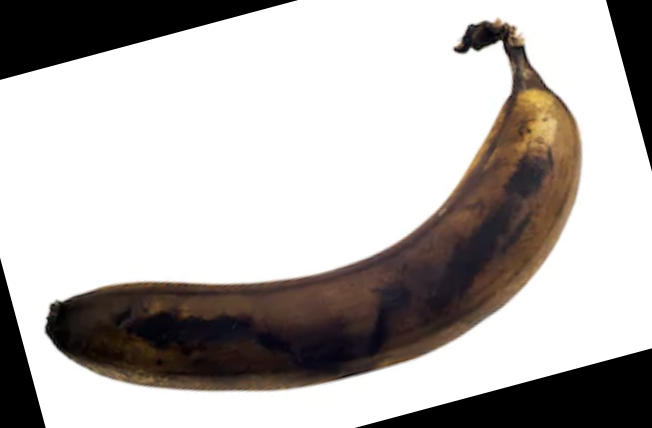
#> input picture train/train (1).png, 652 x 428 px
$ python bananaclassification_kmeans.py
#> lines starting #> are read from the running program, lines starting #| are printed output that depends on the picture
# -*- coding: utf-8 -*-
"""
Created on Thu May 31 20:32:58 2020

@author: irzar
"""

# importing the library needed
import numpy as np
import cv2 as cv
import matplotlib.pyplot as plt
from skimage.feature import local_binary_pattern
from sklearn.naive_bayes import MultinomialNB

# settings for LBP
radius = 2
n_points = 8 * radius
METHOD = 'uniform'
plt.rcParams['font.size'] = 9

# read train data for class 1 = rotten
dtr1 = local_binary_pattern(cv.imread('train/train (1).png', cv.IMREAD_GRAYSCALE), n_points, radius, METHOD)
#> dtr1: shape (428, 652) float64; min 0, max 17, mean 14.03
dtr2 = local_binary_pattern(cv.imread('train/train (2).png', cv.IMREAD_GRAYSCALE), n_points, radius, METHOD)
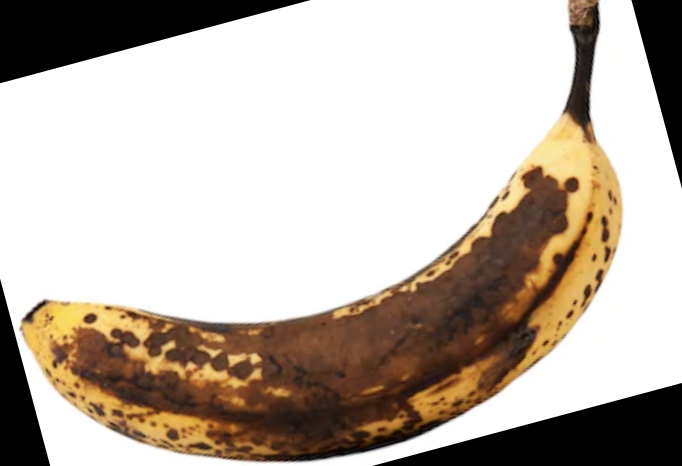
#> input picture train/train (2).png, 682 x 466 px
#> dtr2: shape (466, 682) float64; min 0, max 17, mean 13.7
dtr3 = local_binary_pattern(cv.imread('train/train (3).png', cv.IMREAD_GRAYSCALE), n_points, radius, METHOD)
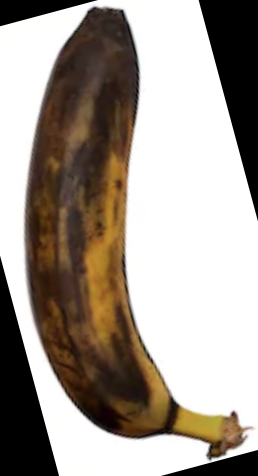
#> input picture train/train (3).png, 258 x 476 px
#> dtr3: shape (476, 258) float64; min 0, max 17, mean 12.99
dtr4 = local_binary_pattern(cv.imread('train/train (4).png', cv.IMREAD_GRAYSCALE), n_points, radius, METHOD)
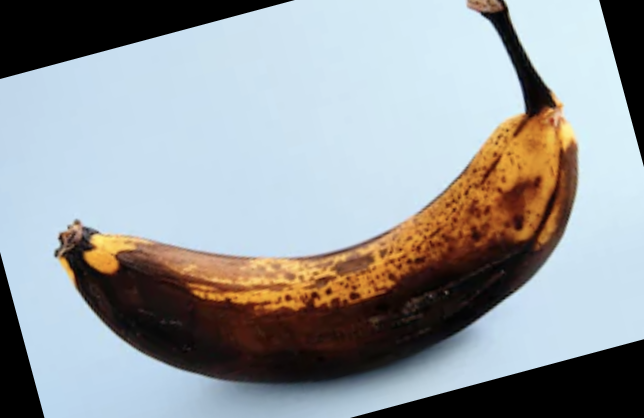
#> input picture train/train (4).png, 644 x 418 px
#> dtr4: shape (418, 644) float64; min 0, max 17, mean 13.1
dtr5 = local_binary_pattern(cv.imread('train/train (5).png', cv.IMREAD_GRAYSCALE), n_points, radius, METHOD)
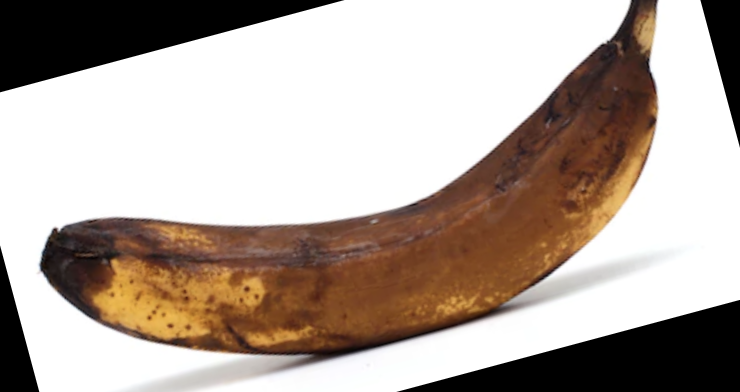
#> input picture train/train (5).png, 740 x 392 px
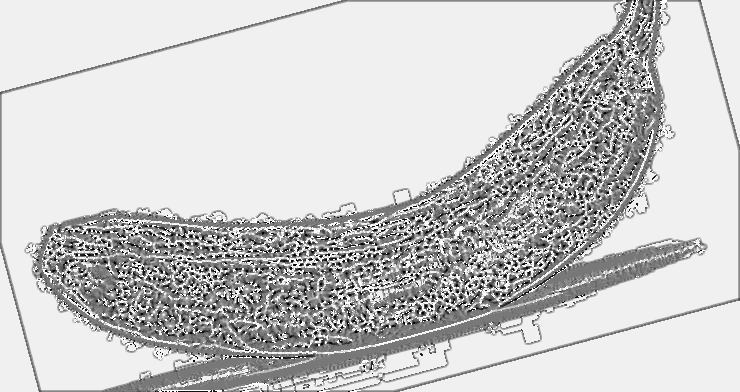
#> dtr5: shape (392, 740) float64; min 0, max 17, mean 13.47; drawn with min black and max white
dtr6 = local_binary_pattern(cv.imread('train/train (6).png', cv.IMREAD_GRAYSCALE), n_points, radius, METHOD)
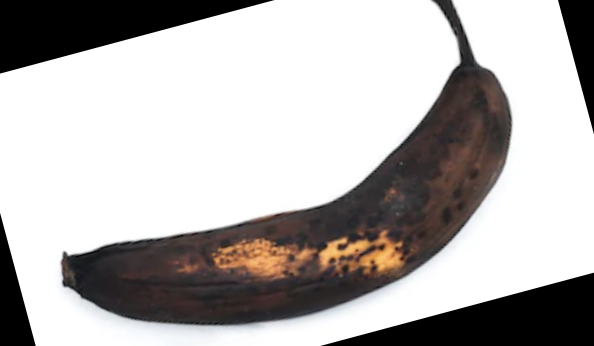
#> input picture train/train (6).png, 594 x 346 px
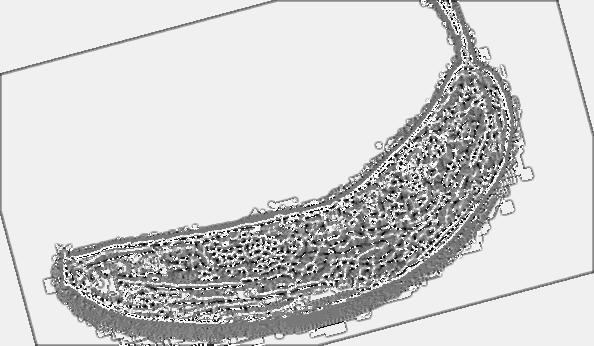
#> dtr6: shape (346, 594) float64; min 0, max 17, mean 13.9; drawn with min black and max white
#> (the run stopped early here; a loop or call above may not have finished)
